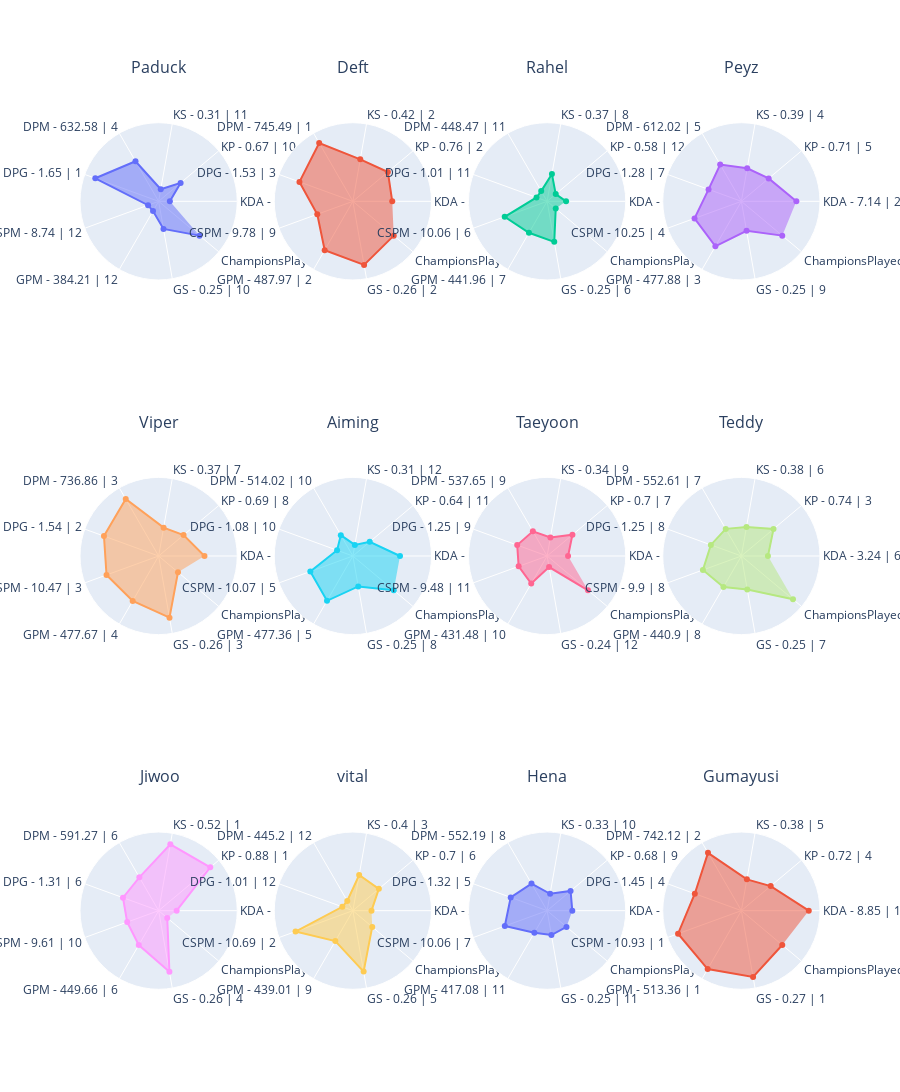

Source (notebook cell):
### Code cell
df = players_stats.loc[players_stats["Position"] == positions[3]]
min_value, max_value = get_min_max_value(df, columns)

ROWS, COLUMNS = get_rows_columns(df, 4)

fig = get_fig_subplots(df, ROWS, COLUMNS)
for i, player_name in enumerate(df.index):
    _df = df.loc[player_name, columns]
    theta_list = get_theta_list(df, player_name, origin_columns)

    r, c = get_rc(i, COLUMNS)
    fig.add_trace(
        go.Scatterpolar(r=_df, theta=theta_list, fill="toself", name=player_name),
        row=r,
        col=c,
    )

fig.update_layout(
    height=400 * ROWS,
    showlegend=False,
    title=dict(y=1),
)
fig.update_annotations(yshift=20)
fig.update_polars(
    radialaxis=dict(range=[min_value - 0.2, max_value + 0.2], visible=False)
)
fig.show()

### Figure 1 — Plotly figure (JSON) as saved in the notebook; plotly's stock layout.template omitted (floating-point values rounded to 4 significant figures)
{"data": [{"fill": "toself", "name": "Paduck", "r": [0, 0.3108, 0.01824, 0.624, 1.0, 0, 0, 0.2989, 0.75], "subplot": "polar", "theta": ["KDA - 1.14 | 12", "KP - 0.67 | 10", "KS - 0.31 | 11", "DPM - 632.58 | 4", "DPG - 1.65 | 1", "CSPM - 8.74 | 12", "GPM - 384.21 | 12", "GS - 0.25 | 10", "ChampionsPlayed - 6 | 2"], "type": "scatterpolar"}, {"fill": "toself", "name": "Deft", "r": [0.501, 0.6129, 0.5593, 1, 0.8122, 0.4746, 0.8034, 0.9496, 0.75], "subplot": "polar2", "theta": ["KDA - 5.0 | 5", "KP - 0.76 | 2", "KS - 0.42 | 2", "DPM - 745.49 | 1", "DPG - 1.53 | 3", "CSPM - 9.78 | 9", "GPM - 487.97 | 2", "GS - 0.26 | 2", "ChampionsPlayed - 6 | 2"], "type": "scatterpolar"}, {"fill": "toself", "name": "Rahel", "r": [0.1377, 0, 0.2927, 0.01086, 0.0009688, 0.604, 0.4472, 0.5321, 0], "subplot": "polar3", "theta": ["KDA - 2.2 | 9", "KP - 0.58 | 12", "KS - 0.37 | 8", "DPM - 448.47 | 11", "DPG - 1.01 | 11", "CSPM - 10.06 | 6", "GPM - 441.96 | 7", "GS - 0.25 | 6", "ChampionsPlayed - 3 | 11"], "type": "scatterpolar"}, {"fill": "toself", "name": "Peyz", "r": [0.779, 0.4345, 0.3971, 0.5555, 0.4216, 0.6875, 0.7253, 0.3324, 0.75], "subplot": "polar4", "theta": ["KDA - 7.14 | 2", "KP - 0.71 | 5", "KS - 0.39 | 4", "DPM - 612.02 | 5", "DPG - 1.28 | 7", "CSPM - 10.25 | 4", "GPM - 477.88 | 3", "GS - 0.25 | 9", "ChampionsPlayed - 6 | 2"], "type": "scatterpolar"}, {"fill": "toself", "name": "Viper", "r": [0.6163, 0.3797, 0.3126, 0.9713, 0.8358, 0.7871, 0.7237, 0.9154, 0.25], "subplot": "polar5", "theta": ["KDA - 5.89 | 4", "KP - 0.69 | 8", "KS - 0.37 | 7", "DPM - 736.86 | 3", "DPG - 1.54 | 2", "CSPM - 10.47 | 3", "GPM - 477.67 | 4", "GS - 0.26 | 3", "ChampionsPlayed - 4 | 8"], "type": "scatterpolar"}, {"fill": "toself", "name": "Aiming", "r": [0.6394, 0.1915, 0, 0.2292, 0.09913, 0.6067, 0.7213, 0.3508, 0.75], "subplot": "polar6", "theta": ["KDA - 6.07 | 3", "KP - 0.64 | 11", "KS - 0.31 | 12", "DPM - 514.02 | 10", "DPG - 1.08 | 10", "CSPM - 10.07 | 5", "GPM - 477.36 | 5", "GS - 0.25 | 8", "ChampionsPlayed - 6 | 2"], "type": "scatterpolar"}, {"fill": "toself", "name": "Taeyoon", "r": [0.173, 0.3881, 0.1361, 0.3079, 0.3668, 0.3396, 0.366, 0, 0.75], "subplot": "polar7", "theta": ["KDA - 2.47 | 8", "KP - 0.7 | 7", "KS - 0.34 | 9", "DPM - 537.65 | 9", "DPG - 1.25 | 9", "CSPM - 9.48 | 11", "GPM - 431.48 | 10", "GS - 0.24 | 12", "ChampionsPlayed - 6 | 2"], "type": "scatterpolar"}, {"fill": "toself", "name": "Teddy", "r": [0.2729, 0.5473, 0.3244, 0.3577, 0.3784, 0.5288, 0.4389, 0.4054, 1], "subplot": "polar8", "theta": ["KDA - 3.24 | 6", "KP - 0.74 | 3", "KS - 0.38 | 6", "DPM - 552.61 | 7", "DPG - 1.25 | 8", "CSPM - 9.9 | 8", "GPM - 440.9 | 8", "GS - 0.25 | 7", "ChampionsPlayed - 7 | 1"], "type": "scatterpolar"}, {"fill": "toself", "name": "Jiwoo", "r": [0.121, 1, 1.0, 0.4864, 0.4757, 0.3955, 0.5068, 0.9065, 0], "subplot": "polar9", "theta": ["KDA - 2.07 | 11", "KP - 0.88 | 1", "KS - 0.52 | 1", "DPM - 591.27 | 6", "DPG - 1.31 | 6", "CSPM - 9.61 | 10", "GPM - 449.66 | 6", "GS - 0.26 | 4", "ChampionsPlayed - 3 | 11"], "type": "scatterpolar"}, {"fill": "toself", "name": "vital", "r": [0.1317, 0.4037, 0.4449, 0, 0, 0.8864, 0.4243, 0.9013, 0.25], "subplot": "polar10", "theta": ["KDA - 2.15 | 10", "KP - 0.7 | 6", "KS - 0.4 | 3", "DPM - 445.2 | 12", "DPG - 1.01 | 12", "CSPM - 10.69 | 2", "GPM - 439.01 | 9", "GS - 0.26 | 5", "ChampionsPlayed - 4 | 8"], "type": "scatterpolar"}, {"fill": "toself", "name": "Hena", "r": [0.2483, 0.3449, 0.1047, 0.3563, 0.49, 0.6018, 0.2545, 0.2404, 0.25], "subplot": "polar11", "theta": ["KDA - 3.05 | 7", "KP - 0.68 | 9", "KS - 0.33 | 10", "DPM - 552.19 | 8", "DPG - 1.32 | 5", "CSPM - 10.06 | 7", "GPM - 417.08 | 11", "GS - 0.25 | 11", "ChampionsPlayed - 4 | 8"], "type": "scatterpolar"}, {"fill": "toself", "name": "Gumayusi", "r": [1, 0.4813, 0.3661, 0.9888, 0.6824, 1, 1, 1, 0.75], "subplot": "polar12", "theta": ["KDA - 8.85 | 1", "KP - 0.72 | 4", "KS - 0.38 | 5", "DPM - 742.12 | 2", "DPG - 1.45 | 4", "CSPM - 10.93 | 1", "GPM - 513.36 | 1", "GS - 0.27 | 1", "ChampionsPlayed - 6 | 2"], "type": "scatterpolar"}], "layout": {"annotations": [{"font": {"size": 16}, "showarrow": false, "text": "Paduck", "x": 0.1062, "xanchor": "center", "xref": "paper", "y": 1, "yanchor": "bottom", "yref": "paper", "yshift": 20}, {"font": {"size": 16}, "showarrow": false, "text": "Deft", "x": 0.3688, "xanchor": "center", "xref": "paper", "y": 1, "yanchor": "bottom", "yref": "paper", "yshift": 20}, {"font": {"size": 16}, "showarrow": false, "text": "Rahel", "x": 0.6313, "xanchor": "center", "xref": "paper", "y": 1, "yanchor": "bottom", "yref": "paper", "yshift": 20}, {"font": {"size": 16}, "showarrow": false, "text": "Peyz", "x": 0.8938, "xanchor": "center", "xref": "paper", "y": 1, "yanchor": "bottom", "yref": "paper", "yshift": 20}, {"font": {"size": 16}, "showarrow": false, "text": "Viper", "x": 0.1062, "xanchor": "center", "xref": "paper", "y": 0.6111, "yanchor": "bottom", "yref": "paper", "yshift": 20}, {"font": {"size": 16}, "showarrow": false, "text": "Aiming", "x": 0.3688, "xanchor": "center", "xref": "paper", "y": 0.6111, "yanchor": "bottom", "yref": "paper", "yshift": 20}, {"font": {"size": 16}, "showarrow": false, "text": "Taeyoon", "x": 0.6313, "xanchor": "center", "xref": "paper", "y": 0.6111, "yanchor": "bottom", "yref": "paper", "yshift": 20}, {"font": {"size": 16}, "showarrow": false, "text": "Teddy", "x": 0.8938, "xanchor": "center", "xref": "paper", "y": 0.6111, "yanchor": "bottom", "yref": "paper", "yshift": 20}, {"font": {"size": 16}, "showarrow": false, "text": "Jiwoo", "x": 0.1062, "xanchor": "center", "xref": "paper", "y": 0.2222, "yanchor": "bottom", "yref": "paper", "yshift": 20}, {"font": {"size": 16}, "showarrow": false, "text": "vital", "x": 0.3688, "xanchor": "center", "xref": "paper", "y": 0.2222, "yanchor": "bottom", "yref": "paper", "yshift": 20}, {"font": {"size": 16}, "showarrow": false, "text": "Hena", "x": 0.6313, "xanchor": "center", "xref": "paper", "y": 0.2222, "yanchor": "bottom", "yref": "paper", "yshift": 20}, {"font": {"size": 16}, "showarrow": false, "text": "Gumayusi", "x": 0.8938, "xanchor": "center", "xref": "paper", "y": 0.2222, "yanchor": "bottom", "yref": "paper", "yshift": 20}], "height": 1200, "polar": {"domain": {"x": [0, 0.2125], "y": [0.7778, 1]}, "radialaxis": {"range": [-0.2, 1.2], "visible": false}}, "polar10": {"domain": {"x": [0.2625, 0.475], "y": [0, 0.2222]}, "radialaxis": {"range": [-0.2, 1.2], "visible": false}}, "polar11": {"domain": {"x": [0.525, 0.7375], "y": [0, 0.2222]}, "radialaxis": {"range": [-0.2, 1.2], "visible": false}}, "polar12": {"domain": {"x": [0.7875, 1], "y": [0, 0.2222]}, "radialaxis": {"range": [-0.2, 1.2], "visible": false}}, "polar2": {"domain": {"x": [0.2625, 0.475], "y": [0.7778, 1]}, "radialaxis": {"range": [-0.2, 1.2], "visible": false}}, "polar3": {"domain": {"x": [0.525, 0.7375], "y": [0.7778, 1]}, "radialaxis": {"range": [-0.2, 1.2], "visible": false}}, "polar4": {"domain": {"x": [0.7875, 1], "y": [0.7778, 1]}, "radialaxis": {"range": [-0.2, 1.2], "visible": false}}, "polar5": {"domain": {"x": [0, 0.2125], "y": [0.3889, 0.6111]}, "radialaxis": {"range": [-0.2, 1.2], "visible": false}}, "polar6": {"domain": {"x": [0.2625, 0.475], "y": [0.3889, 0.6111]}, "radialaxis": {"range": [-0.2, 1.2], "visible": false}}, "polar7": {"domain": {"x": [0.525, 0.7375], "y": [0.3889, 0.6111]}, "radialaxis": {"range": [-0.2, 1.2], "visible": false}}, "polar8": {"domain": {"x": [0.7875, 1], "y": [0.3889, 0.6111]}, "radialaxis": {"range": [-0.2, 1.2], "visible": false}}, "polar9": {"domain": {"x": [0, 0.2125], "y": [0, 0.2222]}, "radialaxis": {"range": [-0.2, 1.2], "visible": false}}, "showlegend": false, "title": {"y": 1}}}
